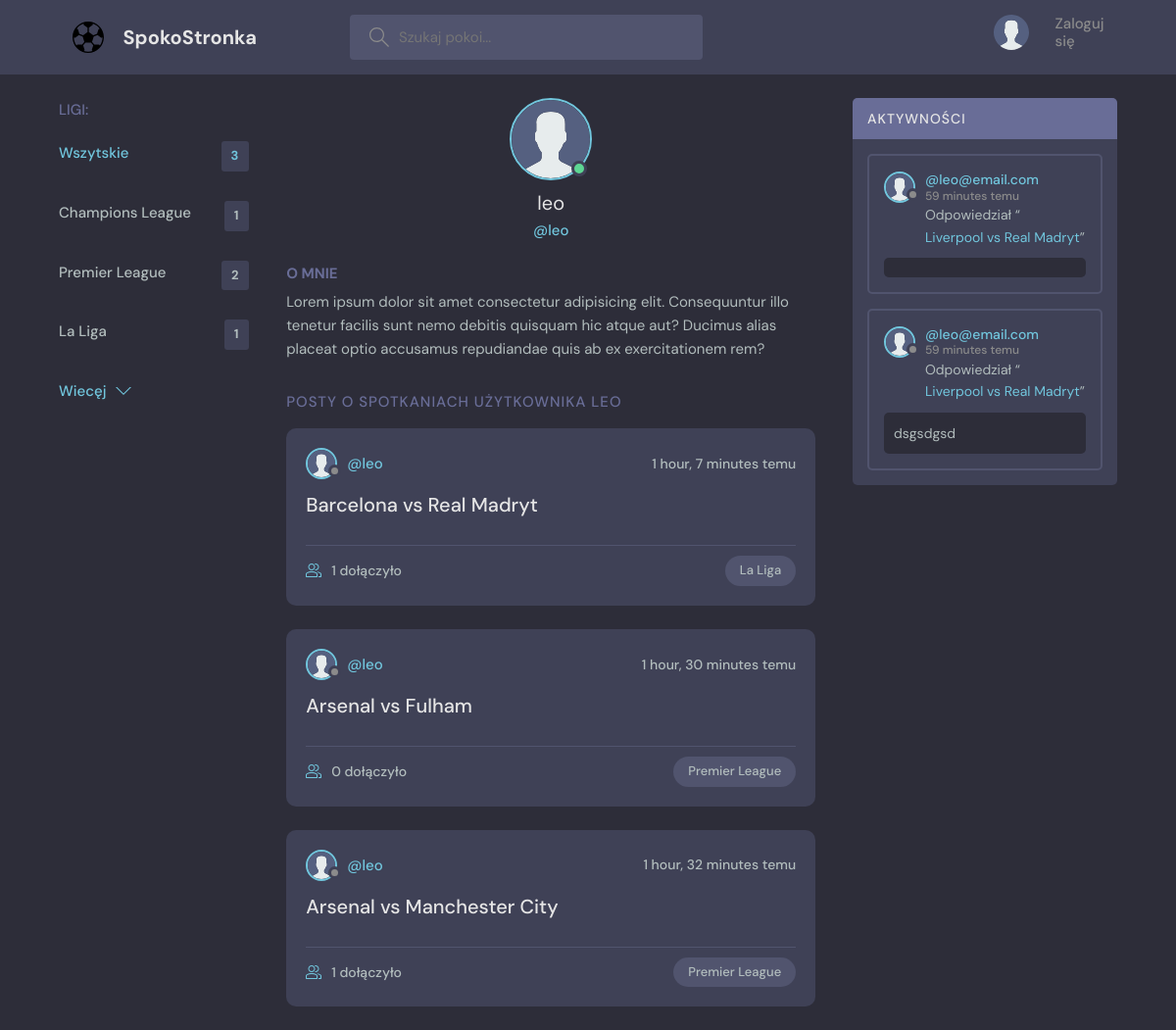
Screenshot of /profile/3/ with the database file from the repository.
### baza/models.py (models this page shows, shortened)
class User(AbstractUser):
    name = models.CharField(max_length=200, null=True)
    email = models.EmailField(unique=True, null=True)
    bio = models.TextField(null=True)
    avatar = models.ImageField(null=True, default="avatar.svg")
    USERNAME_FIELD = 'email'
    REQUIRED_FIELDS = []

class Topic(models.Model):
    objects = None
    name = models.CharField(max_length=200)

class Room(models.Model):
    host = models.ForeignKey(User, on_delete=models.SET_NULL, null=True)
    topic = models.ForeignKey(Topic, on_delete=models.SET_NULL, null=True)
    name = models.CharField(max_length=200)
    description = models.TextField(null=True, blank=True)
    participants = models.ManyToManyField(User, related_name='participants', blank=True)
    updated = models.DateTimeField(auto_now=True)
    created = models.DateTimeField(auto_now_add=True)
    class Meta:
        ordering = ['-updated', '-created']
    def __str__(self):
        return self.name

class Message(models.Model):
    user = models.ForeignKey(User, on_delete=models.CASCADE)
    room = models.ForeignKey(Room, on_delete=models.CASCADE)
    body = models.TextField()
    updated = models.DateTimeField(auto_now=True)
    created = models.DateTimeField(auto_now_add=True)
    class Meta:
        ordering = ['-updated', '-created']

### baza/views.py (the view)
# urls.py: path('profile/<str:pk>/', views.userProfile, name="user-profile"),
def userProfile(request, pk):
    user = User.objects.get(id=pk)
    rooms = user.room_set.all()
    room_messages = user.message_set.all()
    topics = Topic.objects.all()
    context = {'user': user, 'rooms': rooms,
               'room_messages': room_messages, 'topics': topics}
    return render(request, 'baza/profile.html', context)

### baza/templates/baza/profile.html (shortened to what this page needs)
{% extends 'main.html' %}
{% block content %}
  <main class="profile-page layout layout--3">
    <div class="container">
      {% include 'baza/topics_component.html' %}
      <div class="roomList">
        <div class="profile">
          <div class="profile__avatar">
            <div class="avatar avatar--large active">
              <img src="{{user.avatar.url}}" />
            </div>
          </div>
          <div class="profile__info">
            <h3>{{user.username}}</h3>
            <p>@{{user.username}}</p>
          </div>
          <div class="profile__about">
            <h3>O mnie</h3>
            <p>
              Lorem ipsum dolor sit amet consectetur adipisicing elit. Consequuntur illo tenetur
              facilis sunt nemo debitis quisquam hic atque aut? Ducimus alias placeat optio
              accusamus repudiandae quis ab ex exercitationem rem?
            </p>
          </div>
        </div>
        <div class="roomList__header">
          <div>
            <h2>Posty o spotkaniach użytkownika {{user.username}}</a>
            </h2>
          </div>
        </div>
        {% include 'baza/feed_component.html' %}
      </div>
      {% include 'baza/activity_component.html' %}
    </div>
  </main>
{% endblock content %}

### baza/templates/baza/topics_component.html
<div class="topics">
    <div class="topics__header">
            <h2>Ligi: </h2>
    </div>
    <ul class="topics__list">
        <li>
            <a href="{% url 'home' %}" class="active">Wszytskie <span>{{rooms.count}}</span></a>
        </li>
        {% for topic in topics %}
        <li>
            <a href="{% url 'home'%}?q={{topic.name}}">{{topic.name}}<span>{{topic.room_set.all.count}}</span></a>
        </li>
        {% endfor %}
    </ul>
    <a class="btn btn--link" href="{% url 'topics' %}">
        Wiecęj
        <svg version="1.1" xmlns="http://www.w3.org/2000/svg" width="32" height="32" viewBox="0 0 32 32">
            <title>chevron-down</title>
            <path d="M16 21l-13-13h-3l16 16 16-16h-3l-13 13z"></path>
        </svg>
    </a>
</div>

### baza/templates/baza/feed_component.html (shortened to what this page needs)
{% for room in rooms %}
<div class="roomListRoom">
    <div class="roomListRoom__header">
        <a href="{% url 'user-profile' room.host.id %}" class="roomListRoom__author">
            <div class="avatar avatar--small">
                <img src="{{room.host.avatar.url}}" />
            </div>
            <span>@{{room.host.username}}</span>
        </a>
        <div class="roomListRoom__actions">
            <span>{{room.created|timesince}} temu</span>
        </div>
    </div>
    <div class="roomListRoom__content">
        <a href="{% url 'room' room.id %}">{{room.name}}</a>
    </div>
    <div class="roomListRoom__meta">
        <a href="{% url 'room' room.id %}" class="roomListRoom__joined">
            {{room.participants.all.count}} dołączyło
        </a>
        <p class="roomListRoom__topic">{{room.topic.name}}</p>
    </div>
</div>
{% endfor %}

### baza/templates/baza/activity_component.html (shortened to what this page needs)
<div class="activities">
    <div class="activities__header">
        <h2>Aktywności</h2>
    </div>
    {% for message in room_messages %}
    <div class="activities__box">
        <div class="activities__boxHeader roomListRoom__header">
            <a href="{% url 'user-profile' message.user.id %}" class="roomListRoom__author">
                <div class="avatar avatar--small">
                  <img src="{{message.user.avatar.url}}" />
                </div>
                <p>
                  @{{message.user}}
                  <span>{{message.created|timesince}} temu</span>
                </p>
            </a>
        </div>
        <div class="activities__boxContent">
            <p>Odpowiedział “<a href="{% url 'room' message.room.id %}">{{message.room}}</a>”</p>
            <div class="activities__boxRoomContent">
                {{message.body}}
            </div>
        </div>
    </div>
    {% endfor %}
</div>

### rows the page displays
User: count "3", avatar (placeholder picture), username "leo", username "LEO"
Topic: name "Champions League", room_set.all.count "1"
Topic: name "Premier League", room_set.all.count "2"
Topic: name "La Liga", room_set.all.count "1"
Room: host.avatar (placeholder picture), host.username "leo", created "1 hour, 7 minutes", name "Barcelona vs Real Madryt", participants.all.count "1", topic.name "La Liga"
Room: host.avatar (placeholder picture), host.username "leo", created "1 hour, 30 minutes", name "Arsenal vs Fulham", participants.all.count "0", topic.name "Premier League"
Room: host.avatar (placeholder picture), host.username "leo", created "1 hour, 32 minutes", name "Arsenal vs Manchester City", participants.all.count "1", topic.name "Premier League"
Message: user.avatar (placeholder picture), user "leo@email.com", created "59 minutes", room "Liverpool vs Real Madryt"
Message: user.avatar (placeholder picture), user "leo@email.com", created "59 minutes", room "Liverpool vs Real Madryt", body "dsgsdgsd"
